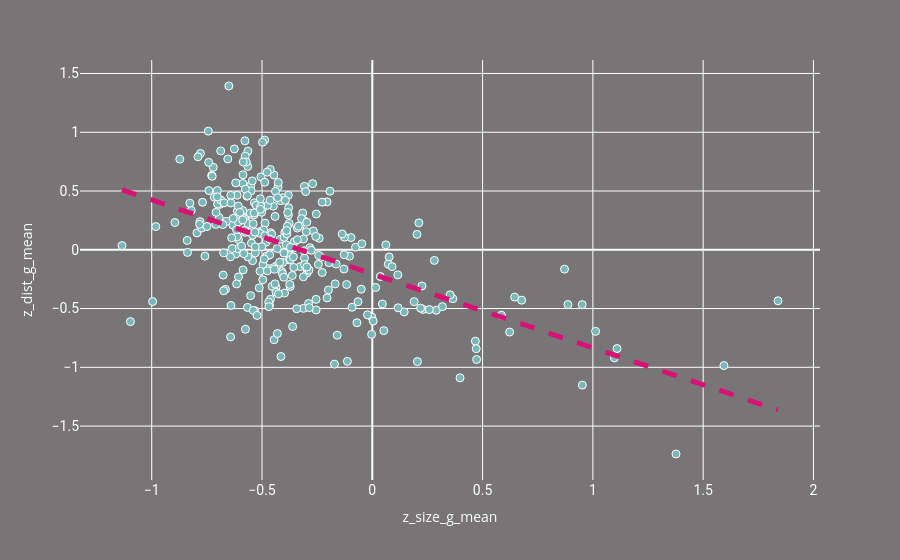

Write notebook code for a chart like this one.
### Markdown cell above
As you can see below, face size and distance to center of the frame are slightly inversely correlated. This makes sense intuitively because the larger a face is, the less room there is to play within the frame.

### Code cell
x = "z_size_g_mean"
y = "z_dist_g_mean"
plot_directors(g, x, y, hover_data=["name"])

### Figure 1 — Plotly figure (JSON) as saved in the notebook; plotly's stock layout.template omitted (floating-point values rounded to 4 significant figures; data arrays with more than 128 entries replaced by an {"elided": "..."} marker saying what was removed)
{"data": [{"customdata": {"elided": "317x1 str values"}, "hovertemplate": "z_size_g_mean=%{x}<br>z_dist_g_mean=%{y}<br>name=%{customdata[0]}<extra></extra>", "legendgroup": "", "marker": {"color": "#79b8b8", "line": {"color": "white", "width": 1}, "size": 8, "symbol": "circle"}, "mode": "markers", "name": "", "orientation": "v", "showlegend": false, "type": "scatter", "x": {"elided": "317 float values"}, "xaxis": "x", "y": {"elided": "317 float values"}, "yaxis": "y"}, {"hovertemplate": "<b>OLS trendline</b><br>z_dist_g_mean = -0.629275 * z_size_g_mean + -0.204984<br>R<sup>2</sup>=0.333340<br><br>z_size_g_mean=%{x}<br>z_dist_g_mean=%{y} <b>(trend)</b><extra></extra>", "legendgroup": "", "line": {"color": "#d81275", "dash": "dash", "width": 5}, "marker": {"color": "#79b8b8", "line": {"color": "white", "width": 1}, "size": 8, "symbol": "circle"}, "mode": "lines", "name": "Trend", "showlegend": false, "type": "scatter", "x": {"elided": "317 float values"}, "xaxis": "x", "y": {"elided": "317 float values"}, "yaxis": "y"}], "layout": {"font": {"color": "white"}, "legend": {"tracegroupgap": 0}, "margin": {"t": 60}, "paper_bgcolor": "#787577", "plot_bgcolor": "rgba(61, 61, 61, 0)", "title": {"font": {"color": "white", "family": "Raleway", "size": 22}, "text": "", "x": 0.5, "xanchor": "center", "y": 0.9, "yanchor": "top"}, "xaxis": {"anchor": "y", "domain": [0, 1], "tickfont": {"color": "white", "family": "Roboto", "size": 14}, "title": {"text": "z_size_g_mean"}}, "yaxis": {"anchor": "x", "domain": [0, 1], "layer": "below traces", "tickfont": {"color": "white", "family": "Roboto", "size": 14}, "title": {"text": "z_dist_g_mean"}}}}
